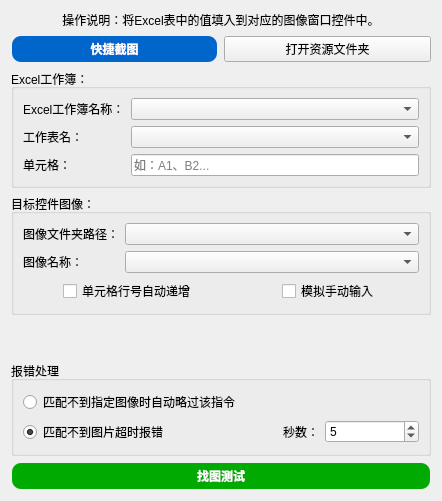
       <widget class="QWidget" name="tab_10">
        <attribute name="title">
         <string>信息录入</string>
        </attribute>
        <layout class="QVBoxLayout" name="verticalLayout_42">
         <item>
          <widget class="QLabel" name="label_92">
           <property name="sizePolicy">
            <sizepolicy hsizetype="Preferred" vsizetype="Preferred">
             <horstretch>0</horstretch>
             <verstretch>0</verstretch>
            </sizepolicy>
           </property>
           <property name="text">
            <string>操作说明：将Excel表中的值填入到对应的图像窗口控件中。</string>
           </property>
           <property name="alignment">
            <set>Qt::AlignmentFlag::AlignCenter</set>
           </property>
           <property name="wordWrap">
            <bool>false</bool>
           </property>
           <property name="margin">
            <number>0</number>
           </property>
           <property name="indent">
            <number>-1</number>
           </property>
           <property name="openExternalLinks">
            <bool>false</bool>
           </property>
          </widget>
         </item>
         <item>
          <layout class="QHBoxLayout" name="horizontalLayout_2">
           <item>
            <widget class="QPushButton" name="pushButton_5">
             <property name="palette">
              <palette>
               <active>
                <colorrole role="WindowText">
                 <brush brushstyle="SolidPattern">
                  <color alpha="255">
                   <red>255</red>
                   <green>255</green>
                   <blue>255</blue>
                  </color>
                 </brush>
                </colorrole>
                <colorrole role="Button">
                 <brush brushstyle="SolidPattern">
                  <color alpha="255">
                   <red>0</red>
                   <green>102</green>
                   <blue>204</blue>
                  </color>
                 </brush>
                </colorrole>
                <colorrole role="Text">
                 <brush brushstyle="SolidPattern">
                  <color alpha="255">
                   <red>255</red>
                   <green>255</green>
                   <blue>255</blue>
                  </color>
                 </brush>
                </colorrole>
                <colorrole role="ButtonText">
                 <brush brushstyle="SolidPattern">
                  <color alpha="255">
                   <red>255</red>
                   <green>255</green>
                   <blue>255</blue>
                  </color>
                 </brush>
                </colorrole>
                <colorrole role="Base">
                 <brush brushstyle="SolidPattern">
                  <color alpha="255">
                   <red>0</red>
                   <green>102</green>
                   <blue>204</blue>
                  </color>
                 </brush>
                </colorrole>
                <colorrole role="Window">
                 <brush brushstyle="SolidPattern">
                  <color alpha="255">
                   <red>0</red>
                   <green>102</green>
                   <blue>204</blue>
                  </color>
                 </brush>
                </colorrole>
                <colorrole role="PlaceholderText">
                 <brush brushstyle="NoBrush">
                  <color alpha="128">
                   <red>255</red>
                   <green>255</green>
                   <blue>255</blue>
                  </color>
                 </brush>
                </colorrole>
               </active>
               <inactive>
                <colorrole role="WindowText">
                 <brush brushstyle="SolidPattern">
                  <color alpha="255">
                   <red>255</red>
                   <green>255</green>
                   <blue>255</blue>
                  </color>
                 </brush>
                </colorrole>
                <colorrole role="Button">
                 <brush brushstyle="SolidPattern">
                  <color alpha="255">
                   <red>0</red>
                   <green>102</green>
                   <blue>204</blue>
                  </color>
                 </brush>
                </colorrole>
                <colorrole role="Text">
                 <brush brushstyle="SolidPattern">
                  <color alpha="255">
                   <red>255</red>
                   <green>255</green>
                   <blue>255</blue>
                  </color>
                 </brush>
                </colorrole>
                <colorrole role="ButtonText">
                 <brush brushstyle="SolidPattern">
                  <color alpha="255">
                   <red>255</red>
                   <green>255</green>
                   <blue>255</blue>
                  </color>
                 </brush>
                </colorrole>
                <colorrole role="Base">
                 <brush brushstyle="SolidPattern">
                  <color alpha="255">
                   <red>0</red>
                   <green>102</green>
                   <blue>204</blue>
                  </color>
                 </brush>
                </colorrole>
                <colorrole role="Window">
                 <brush brushstyle="SolidPattern">
                  <color alpha="255">
                   <red>0</red>
                   <green>102</green>
                   <blue>204</blue>
                  </color>
                 </brush>
                </colorrole>
                <colorrole role="PlaceholderText">
                 <brush brushstyle="NoBrush">
                  <color alpha="128">
                   <red>255</red>
                   <green>255</green>
                   <blue>255</blue>
                  </color>
                 </brush>
                </colorrole>
               </inactive>
               <disabled>
                <colorrole role="WindowText">
                 <brush brushstyle="SolidPattern">
                  <color alpha="255">
                   <red>255</red>
                   <green>255</green>
                   <blue>255</blue>
                  </color>
                 </brush>
                </colorrole>
                <colorrole role="Button">
                 <brush brushstyle="SolidPattern">
                  <color alpha="255">
                   <red>0</red>
                   <green>102</green>
                   <blue>204</blue>
                  </color>
                 </brush>
                </colorrole>
                <colorrole role="Text">
                 <brush brushstyle="SolidPattern">
                  <color alpha="255">
                   <red>255</red>
                   <green>255</green>
                   <blue>255</blue>
                  </color>
                 </brush>
                </colorrole>
                <colorrole role="ButtonText">
                 <brush brushstyle="SolidPattern">
                  <color alpha="92">
                   <red>0</red>
                   <green>0</green>
                   <blue>0</blue>
                  </color>
                 </brush>
                </colorrole>
                <colorrole role="Base">
                 <brush brushstyle="SolidPattern">
                  <color alpha="255">
                   <red>0</red>
                   <green>102</green>
                   <blue>204</blue>
                  </color>
                 </brush>
                </colorrole>
                <colorrole role="Window">
                 <brush brushstyle="SolidPattern">
                  <color alpha="255">
                   <red>0</red>
                   <green>102</green>
                   <blue>204</blue>
                  </color>
                 </brush>
                </colorrole>
                <colorrole role="PlaceholderText">
                 <brush brushstyle="NoBrush">
                  <color alpha="128">
                   <red>255</red>
                   <green>255</green>
                   <blue>255</blue>
                  </color>
                 </brush>
                </colorrole>
               </disabled>
              </palette>
             </property>
             <property name="font">
              <font>
               <family>Microsoft YaHei</family>
               <bold>true</bold>
              </font>
             </property>
             <property name="styleSheet">
              <string notr="true">QPushButton {
    background-color: #0066CC; /* 蓝色 */
    color: white;
    border-radius: 10px; /* 设置圆角半径 */
    font-family: 'Microsoft YaHei'; /* 设置字体为微软雅黑 */
    padding: 3px 5px; /* 设置内边距，使按钮看起来更美观 */
    border: 2px solid transparent; /* 设置边框为透明 */
}

QPushButton:hover {
    background-color: #0056B3; /* 鼠标悬停时的较深蓝色，通过调整#0066CC的明度得到 */
}

QPushButton:pressed {
    background-color: #004C99; /* 按钮按下时的更深蓝色，通过调整#0066CC的明度得到 */
}
</string>
             </property>
             <property name="text">
              <string>快捷截图</string>
             </property>
            </widget>
           </item>
           <item>
            <widget class="QPushButton" name="pushButton_8">
             <property name="text">
              <string>打开资源文件夹</string>
             </property>
            </widget>
           </item>
          </layout>
         </item>
         <item>
          <widget class="QGroupBox" name="groupBox_67">
           <property name="title">
            <string>Excel工作簿：</string>
           </property>
           <layout class="QGridLayout" name="gridLayout_7" columnstretch="1,5">
            <item row="0" column="0">
             <widget class="QLabel" name="label_37">
              <property name="text">
               <string>Excel工作簿名称：</string>
              </property>
             </widget>
            </item>
            <item row="0" column="1">
             <widget class="QComboBox" name="comboBox_12">
              <property name="sizeAdjustPolicy">
               <enum>QComboBox::SizeAdjustPolicy::AdjustToContents</enum>
              </property>
             </widget>
            </item>
            <item row="1" column="0">
             <widget class="QLabel" name="label_38">
              <property name="text">
               <string>工作表名：</string>
              </property>
             </widget>
            </item>
            <item row="1" column="1">
             <widget class="QComboBox" name="comboBox_13" />
            </item>
            <item row="2" column="0">
             <widget class="QLabel" name="label_39">
              <property name="text">
               <string>单元格：</string>
              </property>
             </widget>
            </item>
            <item row="2" column="1">
             <widget class="QLineEdit" name="lineEdit_4">
              <property name="placeholderText">
               <string>如：A1、B2...</string>
              </property>
             </widget>
            </item>
           </layout>
          </widget>
         </item>
         <item>
          <widget class="QGroupBox" name="groupBox_66">
           <property name="title">
            <string>目标控件图像：</string>
           </property>
           <layout class="QGridLayout" name="gridLayout_66" columnstretch="1,5">
            <item row="1" column="1">
             <widget class="QComboBox" name="comboBox_15" />
            </item>
            <item row="0" column="1">
             <widget class="QComboBox" name="comboBox_14">
              <property name="sizeAdjustPolicy">
               <enum>QComboBox::SizeAdjustPolicy::AdjustToContents</enum>
              </property>
             </widget>
            </item>
            <item row="0" column="0">
             <widget class="QLabel" name="label_40">
              <property name="text">
               <string>图像文件夹路径：</string>
              </property>
             </widget>
            </item>
            <item row="1" column="0">
             <widget class="QLabel" name="label_41">
              <property name="text">
               <string>图像名称：</string>
              </property>
             </widget>
            </item>
            <item row="2" column="0" colspan="2">
             <layout class="QHBoxLayout" name="horizontalLayout">
              <item>
               <spacer name="horizontalSpacer_17">
                <property name="orientation">
                 <enum>Qt::Orientation::Horizontal</enum>
                </property>
                <property name="sizeHint" stdset="0">
                 <size>
                  <width>40</width>
                  <height>20</height>
                 </size>
                </property>
               </spacer>
              </item>
              <item>
               <widget class="QCheckBox" name="checkBox_3">
                <property name="text">
                 <string>单元格行号自动递增</string>
                </property>
               </widget>
              </item>
              <item>
               <spacer name="horizontalSpacer_18">
                <property name="orientation">
                 <enum>Qt::Orientation::Horizontal</enum>
                </property>
                <property name="sizeHint" stdset="0">
                 <size>
                  <width>40</width>
                  <height>20</height>
                 </size>
                </property>
               </spacer>
              </item>
              <item>
               <spacer name="horizontalSpacer_19">
                <property name="orientation">
                 <enum>Qt::Orientation::Horizontal</enum>
                </property>
                <property name="sizeHint" stdset="0">
                 <size>
                  <width>40</width>
                  <height>20</height>
                 </size>
                </property>
               </spacer>
              </item>
              <item>
               <widget class="QCheckBox" name="checkBox_4">
                <property name="text">
                 <string>模拟手动输入</string>
                </property>
               </widget>
              </item>
              <item>
               <spacer name="horizontalSpacer_20">
                <property name="orientation">
                 <enum>Qt::Orientation::Horizontal</enum>
                </property>
                <property name="sizeHint" stdset="0">
                 <size>
                  <width>40</width>
                  <height>20</height>
                 </size>
                </property>
               </spacer>
              </item>
             </layout>
            </item>
           </layout>
          </widget>
         </item>
         <item>
          <spacer name="verticalSpacer_7">
           <property name="orientation">
            <enum>Qt::Orientation::Vertical</enum>
           </property>
           <property name="sizeHint" stdset="0">
            <size>
             <width>20</width>
             <height>40</height>
            </size>
           </property>
          </spacer>
         </item>
         <item>
          <widget class="QGroupBox" name="groupBox_24">
           <property name="title">
            <string>报错处理</string>
           </property>
           <layout class="QVBoxLayout" name="verticalLayout_18">
            <item>
             <layout class="QGridLayout" name="gridLayout_8">
              <item row="1" column="0">
               <widget class="QRadioButton" name="radioButton_5">
                <property name="text">
                 <string>匹配不到图片超时报错</string>
                </property>
                <property name="checked">
                 <bool>true</bool>
                </property>
               </widget>
              </item>
              <item row="1" column="1">
               <layout class="QHBoxLayout" name="horizontalLayout_19">
                <item>
                 <widget class="QLabel" name="label_44">
                  <property name="text">
                   <string>秒数：</string>
                  </property>
                  <property name="alignment">
                   <set>Qt::AlignmentFlag::AlignRight|Qt::AlignmentFlag::AlignTrailing|Qt::AlignmentFlag::AlignVCenter</set>
                  </property>
                 </widget>
                </item>
                <item>
                 <widget class="QSpinBox" name="spinBox_5">
                  <property name="minimum">
                   <number>1</number>
                  </property>
                  <property name="maximum">
                   <number>9999</number>
                  </property>
                  <property name="value">
                   <number>5</number>
                  </property>
                 </widget>
                </item>
               </layout>
              </item>
              <item row="0" column="0" colspan="2">
               <widget class="QRadioButton" name="radioButton_3">
                <property name="text">
                 <string>匹配不到指定图像时自动略过该指令</string>
                </property>
               </widget>
              </item>
             </layout>
            </item>
           </layout>
          </widget>
         </item>
         <item>
          <widget class="QPushButton" name="pushButton_58">
           <property name="palette">
            <palette>
             <active>
              <colorrole role="WindowText">
               <brush brushstyle="SolidPattern">
                <color alpha="255">
                 <red>255</red>
                 <green>255</green>
                 <blue>255</blue>
                </color>
               </brush>
              </colorrole>
              <colorrole role="Button">
               <brush brushstyle="SolidPattern">
                <color alpha="255">
                 <red>0</red>
                 <green>170</green>
                 <blue>0</blue>
                </color>
               </brush>
              </colorrole>
              <colorrole role="Text">
               <brush brushstyle="SolidPattern">
                <color alpha="255">
                 <red>255</red>
                 <green>255</green>
                 <blue>255</blue>
                </color>
               </brush>
              </colorrole>
              <colorrole role="ButtonText">
               <brush brushstyle="SolidPattern">
                <color alpha="255">
                 <red>255</red>
                 <green>255</green>
                 <blue>255</blue>
                </color>
               </brush>
              </colorrole>
              <colorrole role="Base">
               <brush brushstyle="SolidPattern">
                <color alpha="255">
                 <red>0</red>
                 <green>170</green>
                 <blue>0</blue>
                </color>
               </brush>
              </colorrole>
              <colorrole role="Window">
               <brush brushstyle="SolidPattern">
                <color alpha="255">
                 <red>0</red>
                 <green>170</green>
                 <blue>0</blue>
                </color>
               </brush>
              </colorrole>
              <colorrole role="PlaceholderText">
               <brush brushstyle="NoBrush">
                <color alpha="128">
                 <red>255</red>
                 <green>255</green>
                 <blue>255</blue>
                </color>
               </brush>
              </colorrole>
             </active>
             <inactive>
              <colorrole role="WindowText">
               <brush brushstyle="SolidPattern">
                <color alpha="255">
                 <red>255</red>
                 <green>255</green>
                 <blue>255</blue>
                </color>
               </brush>
              </colorrole>
              <colorrole role="Button">
               <brush brushstyle="SolidPattern">
                <color alpha="255">
                 <red>0</red>
                 <green>170</green>
                 <blue>0</blue>
                </color>
               </brush>
              </colorrole>
              <colorrole role="Text">
               <brush brushstyle="SolidPattern">
                <color alpha="255">
                 <red>255</red>
                 <green>255</green>
                 <blue>255</blue>
                </color>
               </brush>
              </colorrole>
              <colorrole role="ButtonText">
               <brush brushstyle="SolidPattern">
                <color alpha="255">
                 <red>255</red>
                 <green>255</green>
                 <blue>255</blue>
                </color>
               </brush>
              </colorrole>
              <colorrole role="Base">
               <brush brushstyle="SolidPattern">
                <color alpha="255">
                 <red>0</red>
                 <green>170</green>
                 <blue>0</blue>
                </color>
               </brush>
              </colorrole>
              <colorrole role="Window">
               <brush brushstyle="SolidPattern">
                <color alpha="255">
                 <red>0</red>
                 <green>170</green>
                 <blue>0</blue>
                </color>
               </brush>
              </colorrole>
              <colorrole role="PlaceholderText">
               <brush brushstyle="NoBrush">
                <color alpha="128">
                 <red>255</red>
                 <green>255</green>
                 <blue>255</blue>
                </color>
               </brush>
              </colorrole>
             </inactive>
             <disabled>
              <colorrole role="WindowText">
               <brush brushstyle="SolidPattern">
                <color alpha="255">
                 <red>255</red>
                 <green>255</green>
                 <blue>255</blue>
                </color>
               </brush>
              </colorrole>
              <colorrole role="Button">
               <brush brushstyle="SolidPattern">
                <color alpha="255">
                 <red>0</red>
                 <green>170</green>
                 <blue>0</blue>
                </color>
               </brush>
              </colorrole>
              <colorrole role="Text">
               <brush brushstyle="SolidPattern">
                <color alpha="255">
                 <red>255</red>
                 <green>255</green>
                 <blue>255</blue>
                </color>
               </brush>
              </colorrole>
              <colorrole role="ButtonText">
               <brush brushstyle="SolidPattern">
                <color alpha="92">
                 <red>0</red>
                 <green>0</green>
                 <blue>0</blue>
                </color>
               </brush>
              </colorrole>
              <colorrole role="Base">
               <brush brushstyle="SolidPattern">
                <color alpha="255">
                 <red>0</red>
                 <green>170</green>
                 <blue>0</blue>
                </color>
               </brush>
              </colorrole>
              <colorrole role="Window">
               <brush brushstyle="SolidPattern">
                <color alpha="255">
                 <red>0</red>
                 <green>170</green>
                 <blue>0</blue>
                </color>
               </brush>
              </colorrole>
              <colorrole role="PlaceholderText">
               <brush brushstyle="NoBrush">
                <color alpha="128">
                 <red>255</red>
                 <green>255</green>
                 <blue>255</blue>
                </color>
               </brush>
              </colorrole>
             </disabled>
            </palette>
           </property>
           <property name="font">
            <font>
             <family>Microsoft YaHei</family>
             <bold>true</bold>
            </font>
           </property>
           <property name="styleSheet">
            <string notr="true">QPushButton {
    background-color: rgb(0, 170, 0);
    color: white;
    border-radius: 10px; /* 设置圆角半径 */
    font-family: 'Microsoft YaHei'; /* 设置字体为微软雅黑 */
    padding: 3px 5px; /* 设置内边距，使按钮看起来更美观 */
    border: 2px solid transparent; /* 设置边框为透明 */
}

QPushButton:hover {
    background-color: rgb(0, 150, 0); /* 设置鼠标悬停时的背景颜色 */
}

QPushButton:pressed {
    background-color: rgb(0, 100, 0); /* 设置按钮按下时的背景颜色 */
}
</string>
           </property>
           <property name="text">
            <string>找图测试</string>
           </property>
          </widget>
         </item>
        </layout>
       </widget>
